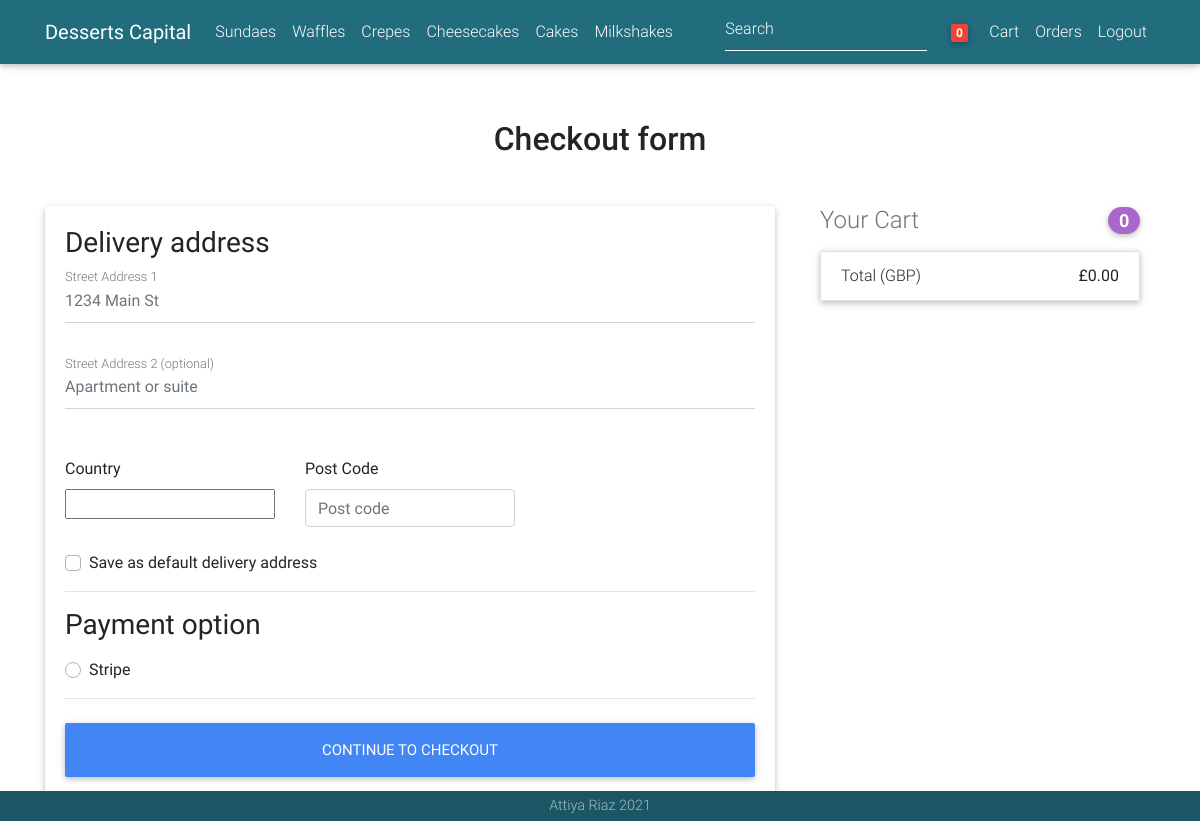
/checkout/ (signed in), run on an earlier commit of the app's database.
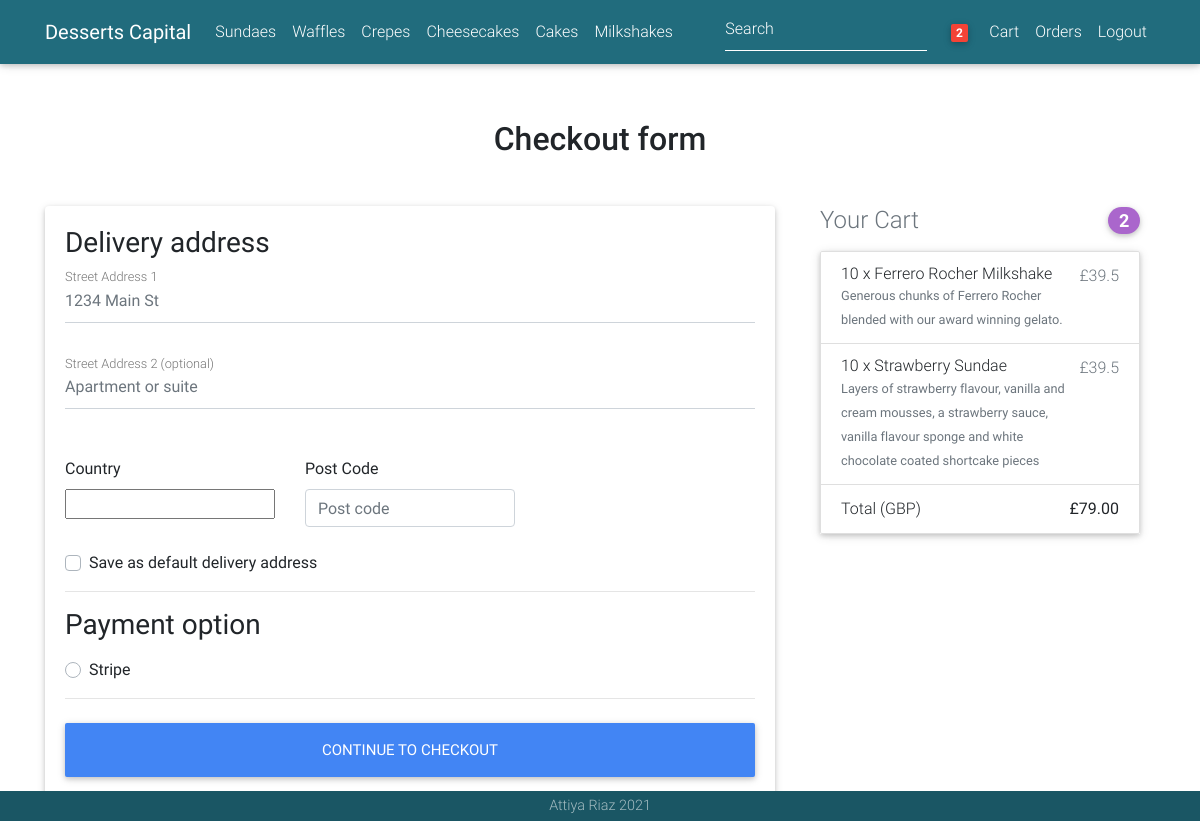
And on a later commit of the database.
### order/models.py (models this page shows, shortened)
class Order(models.Model):
    user = models.ForeignKey(User_Model, on_delete=models.CASCADE)
    orderid = models.CharField(max_length=20, blank=True, null=True)
    products = models.ManyToManyField(OrderProduct)
    ordered_date = models.DateTimeField()
    ordered = models.BooleanField(default=False)
    delivery_address = models.ForeignKey(Address, related_name='delivery_address', on_delete=models.CASCADE,
                                         blank=True, null=True)
    payment = models.ForeignKey(
        Payment, on_delete=models.CASCADE, blank=True, null=True)
    being_delivered = models.BooleanField(default=False)
    received = models.BooleanField(default=False)
    def get_total(self):
        total = 0
        for order_item in self.products.all():
            total += order_item.get_final_price()
        return total

class OrderProduct(models.Model):
    user = models.ForeignKey(User_Model, on_delete=models.CASCADE)
    ordered = models.BooleanField(default=False)
    product = models.ForeignKey(Product, on_delete=models.CASCADE)
    qty = models.IntegerField(default=1, blank=True, null=True)
    def get_total_product_price(self):
        return self.qty * self.product.price
    def get_final_price(self):
        return self.get_total_product_price()

### products/models.py (models this page shows, shortened)
class Product(models.Model):
    title = models.CharField(max_length=100, blank=True, null=True)
    description = models.TextField(max_length=500, blank=True, null=True)
    image = models.ImageField()
    price = models.FloatField(default=0.00, blank=True, null=True)
    slug = models.SlugField(blank=True, null=True)
    category = models.CharField(choices=CATEGORY_CHOICES, max_length=2)

### payment/views.py (the view, shortened to what this page needs)
# urls.py: path('checkout/', Checkout.as_view(),name='checkout'),
class Checkout(View):
    def get(self, *args, **kwargs):
        try:
            order = Order.objects.get(user=self.request.user, ordered=False)
            form = CheckoutForm()
            context = {
                'form': form,
                'order': order,
            }
            delivery_address_queryset = Address.objects.filter(user=self.request.user, default=True)
            if delivery_address_queryset.exists():
                context.update({'default_delivery_address': delivery_address_queryset[0]})
            return render(self.request, "checkout.html", context)
        except ObjectDoesNotExist:
            messages.info(self.request, "You don't have an Active Order")
            return redirect("checkout")

### payment/forms.py
class CheckoutForm(forms.Form):
    street_address1 = forms.CharField(required=False)
    street_address2 = forms.CharField(required=False)
    shipping_country = CountryField(blank_label='(select country)').formfield(
        required=False,
        widget=CountrySelectWidget(attrs={
            'class': 'custom-select d-block w-100',
        }))
    post_code = forms.CharField(required=False)
    set_default_shipping = forms.BooleanField(required=False)
    payment_option = forms.ChoiceField(
        widget=forms.RadioSelect, choices=PAYMENT_TYPEs)

### cart/templatetags/cart_tags.py (called while the page is built)
@register.filter
def cart_item_count(user):
    if user.is_authenticated:
        queryset = Order.objects.filter(user=user, ordered=False)
        if queryset.exists():
            return queryset[0].products.count()
    return 0

### payment/templates/checkout.html (shortened to what this page needs)
{% extends "base.html" %}
{% load crispy_forms_tags %}
{% block content %}
  <main >
    <div class="container wow fadeIn">
      <h2 class="my-5 h2 text-center">Checkout form</h2>
      <div class="row">
        <div class="col-md-8 mb-4">
          <div class="card">
            <form method="POST" class="card-body">
              <h3>Delivery address</h3>
              <div class='hideable_delivery_form'>
                <div class="md-form mb-5">
                  <input type='text' placeholder='1234 Main St' id='street_address1' name='street_address1' class='form-control' />
                  <label for="street_address1" class="">Street Address 1</label>
                </div>
                <div class="md-form mb-5">
                  <input type='text' placeholder='Apartment or suite' id='street_address2' name='street_address2' class='form-control' />
                  <label for="street_address2" class="">Street Address 2 (optional)</label>
                </div>
                <div class="row">
                  <div class="col-lg-4 col-md-12 mb-4">
                    <label for="country">Country</label>
                    {{ form.shipping_country }}
                  </div>
                  <div class="col-lg-4 col-md-6 mb-4">
                    <label for="post_code">Post Code</label>
                    <input type='text' placeholder='Post code' id='post_code' name='post_code' class='form-control' />
                  </div>
                </div>
                <div class="custom-control custom-checkbox">
                  <label class="custom-control-label" for="set_default_shipping">Save as default delivery address</label>
                </div>
              </div>
              <hr>
              <h3>Payment option</h3>
              <div class="d-block my-3">
                {% for value, name in form.fields.payment_option.choices %}
                <div class="custom-control custom-radio">
                  <label class="custom-control-label" for="{{ name }}">{{ name }}</label>
                </div>
                {% endfor %}
              </div>
              <hr class="mb-4">
              <button class="btn btn-primary btn-lg btn-block" type="submit">Continue to checkout</button>
            </form>
          </div>
        </div>
        <div class="col-md-4 mb-4">
          {% include "order_snippet.html" %}
        </div>
      </div>
    </div>
  </main>
{% endblock content %}

### templates/base.html (shortened to what this page needs)
{% load static %}
{% load cart_tags %}
<!DOCTYPE html>
<html lang="en">
<head>
   <link href="https://maxcdn.bootstrapcdn.com/font-awesome/4.2.0/css/font-awesome.min.css" rel="stylesheet">
  <link rel="stylesheet" href="https://use.pfontawesome.com/releases/v5.8.1/css/all.css">
  <link href="{% static 'css/bootstrap.min.css' %}" rel="stylesheet">
  <link href="{% static 'css/mdb.min.css' %}" rel="stylesheet">
  <link href="{% static 'css/style.min.css' %}" rel="stylesheet">
</head>
<nav class="navbar fixed-top navbar-expand-lg navbar-dark mdb-color lighten-3 scrolling-navbar">
    <div class="container">
      <a class="navbar-brand waves-effect" href="/">
        <strong class="white-text">Desserts Capital</strong>
      </a>
      <div class="collapse navbar-collapse" id="navbarSupportedContent">
      <div class="collapse navbar-collapse" id="basicExampleNav">
          <ul class="navbar-nav mr-auto">
            <li class="nav-item">
              <a class="nav-link" href="/category/SN">Sundaes</a>
            </li>
            <li class="nav-item">
              <a class="nav-link" href="/category/WF">Waffles</a>
            </li>
            <li class="nav-item">
              <a class="nav-link" href="/category/CP">Crepes</a>
            </li>
            <li class="nav-item">
              <a class="nav-link" href="/category/CK">Cheesecakes</a>
            </li>
            <li class="nav-item">
              <a class="nav-link" href="/category/CS">Cakes</a>
            </li>
              <li class="nav-item">
              <a class="nav-link" href="/category/MK">Milkshakes</a>
            </li>
            </ul>
          <form action="{% url 'search' %}" method="POST" class="form-inline">{% csrf_token %}
            <div class="md-form my-0">
              <input class="form-control mr-sm-2" type="text" name="search" placeholder="Search" aria-label="Search">
            </div>
          </form>
        </div>
        <ul class="navbar-nav nav-flex-icons">
          {% if request.user.is_authenticated %}
          <li class="nav-item">
            <a href="{% url 'order-summary' %}" class="nav-link waves-effect">
              <span class="badge red z-depth-1 mr-1"> {{ request.user|cart_item_count }} </span>
              <i class="fas fa-shopping-cart"></i>
              <span class="clearfix d-none d-sm-inline-block"> Cart </span>
            </a>
          </li>
            <li class="nav-item">
            <a class="nav-link waves-effect" href="{% url 'order_history' %}">
              <span class="clearfix d-none d-sm-inline-block"> Orders </span>
            </a>
          </li>
          <li class="nav-item">
            <a class="nav-link waves-effect" href="{% url 'account_logout' %}">
              <span class="clearfix d-none d-sm-inline-block"> Logout </span>
            </a>
          </li>
          {% endif %}
        </ul>
      </div>
    </div>
  </nav>
<body>
    <div class="mt-4 pt-5">
    </div>
    {% block content %}
    {% endblock content %}
<footer class="page-footer text-center font-small wow fadeIn mdb-color lighten-3 fixed-bottom" >
    <div class="footer-copyright py-1">Attiya Riaz 2021
    </div>
  </footer>
</body>
</html>

### order/templates/order_snippet.html
<div class="col-md-12 mb-4">
    <h4 class="d-flex justify-content-between align-items-center mb-3">
    <span class="text-muted">Your Cart</span>
    <span class="badge badge-secondary badge-pill">{{ order.products.count }}</span>
    </h4>
    <ul class="list-group mb-3 z-depth-1">
    {% for order_item in order.products.all %}
    <li class="list-group-item d-flex justify-content-between lh-condensed">
        <div>
        <h6 class="my-0">{{ order_item.qty }} x {{ order_item.product.title}}</h6>
        <small class="text-muted">{{ order_item.product.description}}</small>
        </div>
        <span class="text-muted">£{{ order_item.get_final_price }}</span>
    </li>
    {% endfor %}
    <li class="list-group-item d-flex justify-content-between">
        <span>Total (GBP)</span>
        <strong>£{{ order.get_total|floatformat:2  }}</strong>
    </li>
    </ul>
</div>

What changed in the data, as far as the page shows it:
no longer on this page (row edited): Order: products.count "0", get_total "0.00"
added Order: products.count "2", get_total "79.00"
added OrderProduct: qty "10", product "Ferrero Rocher Milkshake", product.description "Generous chunks of Ferrero Rocher blended with our award winning gelato.", get_final_price "39.5"
added OrderProduct: qty "10", product "Strawberry Sundae", product.description "Layers of strawberry flavour, vanilla and cream mousses, a strawberry sauce, vanilla flavour sponge and white chocolate coated shortcake pieces", get_final_price "39.5"
Also different on the page:
{{ request.user|cart_item_count }}: "0" → "2"
